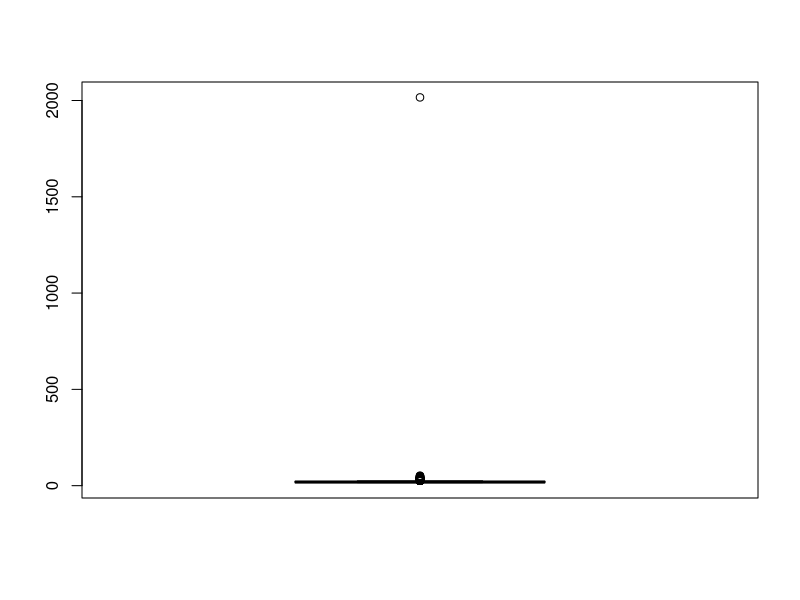

Here is the R script that generated this plot: (Note: this script raises an error after producing the figure.)
library(ggplot2)
library(dplyr)

#################################
# Carregaro arquivo de dados
#################################
#+ O dataset é uma amostra de estudantes que cursaram a disciplina de Cálculo I
#+ não deve ser utilizado para inferências sobre todo o universo de estudantes.

df <- read.csv("data/notas_calculo.csv")

#TRATAR os NAs
#+existem algumas formas de tratar dados ausentes
#+ 1. remover as observações ou variável (depende do contexto e da quantidade)
#+ 2. imputar valores, como média, mediana
#+ 3. usar algum método para prever o valor, exemplo de correlação linear, árvore de decisão

#contar quantos NAs
colSums(is.na(df))
df$media_final[is.na(df$media_final)] <- mean(df$media_final, na.rm = TRUE)
df$numero_faltas[is.na(df$numero_faltas)] <- mean(df$numero_faltas, na.rm = TRUE)

#confere se ainda existem NAs
colSums(is.na(df)) 

#------------------- Conceitos básicos de manipulação de dados -----------------

# A manipulação dos dados consiste em organizar as variáveis e observações
# Na grande maioria dos casos, as bases de dados precisam ser preparadas

#Visualizar dataframe
#str | glimpse | head | nrow | colnames | dim | names | table
str(df) #estrutura do dataset
glimpse(df) #visão geral, tipos de dados e primeiros registros
head(df, n=10) #exibe os n primeiros registros
nrow(df) #número de linhas do dataset
ncol(df) #número de colunas do dataset
colnames(df) # =names(df)
dim(df) #dimensões do dataset
table(df$sexo) 
table(df$raca, df$sexo)
summary(df) #resumo estatístico do dataset
boxplot(df$idade_ingresso_curso) #outlier
unique(df$pais_origem) #lista os valores únicos de uma coluna

####### ACESSANDO VARIÁVEIS DO CONJUNTO DE DADOS #######
df$periodo_atual #retorna um vetor
df['periodo_atual'] #retorna um dataframe
df[2] #pela posição da coluna, retorna dataframe

#primeira linha, terceira coluna
df[1,3]

#quinta linha, todas as colunas
df[5, ]

#média de notas das observações no intervalo
df[c(15:20), 'media_final']

#a seleção pode ser feita por exclusão
df[,-2]

# Também é possível filtrar observações por meio dos operadores:
# Alguns operadores úteis para realizar filtros:

"== igual"
"> maior"
">= maior ou igual"
"< menor"
"<= menor ou igual"
"!= diferente"
"& indica e"
"| indica ou"

df1 <- df[df$media_final >= 8,]

#percentual de alunos com nota maior que 8
count(df[df$media_final >= 8,]) / nrow(df) * 100

#alunos do brasil, com média maior ou igual a 8
brasil_media_maior_8 <- df[df$pais_origem == "Brasil" & df$media_final >= 8,]

#percentual de alunos do brasil com media >= 8
count(brasil_media_maior_8) / nrow(df[df$pais_origem == "Brasil",]) * 100

#raça de estudantes brasileiros
brasil <- df[df$pais_origem == 'Brasil', c('raca', 'pais_origem')]

#tabela de contingencia
table(brasil$raca, brasil$pais_origem)

#percentual de alunos brasileiros por raça
percentual_raca <- as.data.frame(table(brasil$raca, brasil$pais_origem))
names(percentual_raca) <- c("raca", "pais", "total")

percentual_raca$percentual <- percentual_raca$total / sum(percentual_raca$total) * 100
view(percentual_raca)

############# ALTERANDO O CONJUNTO DE DADOS ############

#criando uma nova coluna para indicar se o estudante está reprovado por faltas
percentual_faltas <- (df$numero_faltas / df$ch_total)*100
percentual_faltas <- round(percentual_faltas, digits = 2)

#criando a coluna com o percentual de faltas
df$percentual_faltas <- percentual_faltas #ou df <- mutate(df,percentual_faltas)

#criando a coluna que indica se o estudante está reprovado (reprovado se faltas > 25%)
df$reprovado_faltas <- ifelse(df$percentual_faltas > 25, T, F)

#verifica quantos estão reprovados
table(df$reprovado_faltas)

#####################################
# DPLyR
#####################################

#+ O dplyr é um pacote de R que fornece uma interface para a manipulação de dados. 
#+ Ele é baseado na ideia de uma "gramática de manipulação de dados", que consiste 
#+ em uma série de verbos que podem ser usados para realizar tarefas comuns de manipulação de dados.
#+ 
#+ Nesta sessão vamos aprender a usar os cinco principais verbos:
#+ filter()
#+ arrange()
#+ select()
#+ mutate()
#+ summarise()

#reset dataset
df <- read.csv("data/notas_calculo.csv")

########## Filter #####################
#rbase
df[df$pais_origem == "Brasil",]

#dplyr
filter(df, pais_origem == "Brasil")

#usando pipe (%>%)
df %>% filter(pais_origem == "Brasil")
df %>% filter(pais_origem %in% c("Brasil", "Paraguai"))
df %>% filter(between(numero_faltas, 10,50))
df %>% filter(media_final >= mean(media_final, na.rm = T))

########## Select #####################

df2 <- df %>% select(pais_origem, raca, sexo, media_final, numero_faltas, ch_total)
df3 <- df %>% select(everything(), -raca, -pais_origem)
df4 <- df %>% select(periodo_atual:ira)

########## Arrange ###################
# A função "arrange" faz a ordenação do dataset
# Se retirar o desc(), fica na ordem crescente
df5 <- df %>% select(pais_origem, numero_faltas, media_final) %>% arrange(desc(media_final))

########## Mutate ##################
#cria nova coluna, com o percentual de faltas calculado 
df <- df %>% 
  mutate(percentual_faltas = round((numero_faltas / ch_total) * 100, digits = 2)) %>%
  mutate(reprovado_faltas = ifelse(percentual_faltas > 25, T, F))

#cria variável para atribuir um conceito a nota
df <- df %>% mutate(conceito_nota = case_when(media_final < 5 ~ "D",
                                              media_final >= 5 & media_final < 7 ~ "C",
                                              media_final >= 7 & media_final < 8.5 ~ "B",
                                              media_final >= 8.5 ~ "A"))

#visualiza a distribuição
table(df$conceito)

########## Summarise##################
#Cria um resumo dos dados, é util em conjunto com a função de grupo group_by

#calcula a media de notas por pais de origem, ordenados pela maior média
df %>% group_by(pais_origem) %>% 
  summarise(media_notas = mean(media_final, na.rm = T))

#média e mediana por raça
df %>% group_by(raca) %>% 
  summarise(media_notas = mean(media_final, na.rm = T),
            mediana = median(media_final))

#média e mediana por sexo
df %>% group_by(sexo) %>% 
  summarise(media_notas = mean(media_final, na.rm = T),
            mediana = median(media_final))

#média e mediana por sexo
df %>% group_by(pais_origem) %>% 
  summarise(media_notas = mean(media_final, na.rm = T),
            mediana = median(media_final))
